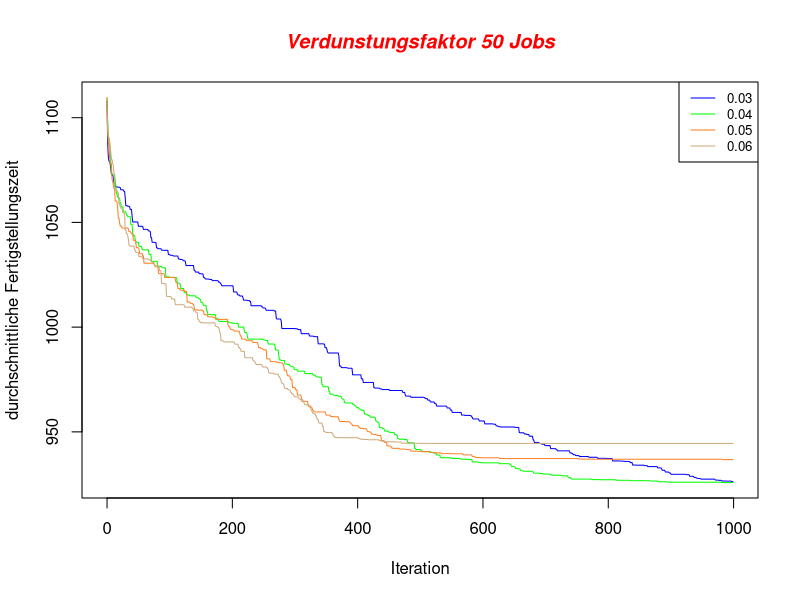
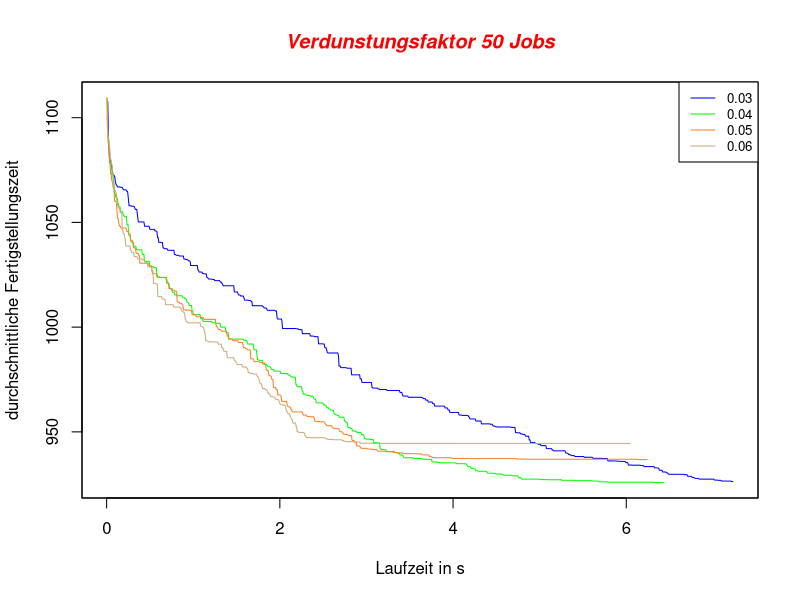

Write R code to recreate these figures, in order.
evaporation003 <- read.csv(file="config_0_mean.csv", header=FALSE, sep=",")
evaporation004 <- read.csv(file="config_1_mean.csv", header=FALSE, sep=",")
evaporation005 <- read.csv(file="config_2_mean.csv", header=FALSE, sep=",")
evaporation006 <- read.csv(file="config_3_mean.csv", header=FALSE, sep=",")

iteration <- c(evaporation003[1]$V1)

jpeg('result_time_mean_iteration.jpg')
yrange <- range(evaporation003[2]$V2, 
    evaporation004[2]$V2, 
    evaporation005[2]$V2, 
    evaporation006[2]$V2)

xrange <- range(evaporation003[3]$V3, 
    evaporation004[3]$V3, 
    evaporation005[3]$V3, 
    evaporation006[3]$V3)

plot(iteration, evaporation003[2]$V2, type="l", ylim=yrange, col="blue", ann=FALSE)
lines(iteration, evaporation004[2]$V2, type="l", col="green")
lines(iteration, evaporation005[2]$V2, type="l", col="chocolate1")
lines(iteration, evaporation006[2]$V2, type="l", col="burlywood3")

title(main='Verdunstungsfaktor 50 Jobs', col.main="red", font.main=4)
title(xlab='Iteration')
title(ylab='durchschnittliche Fertigstellungszeit')
legend("topright", legend=c("0.03", "0.04", "0.05", "0.06"), 
    col=c("blue", "green", "chocolate1", "burlywood3"),
    lty=1:1, cex=0.8)

jpeg('result_time_mean_calculationtime.jpg')
plot(evaporation003[3]$V3, evaporation003[2]$V2, type="l", ylim=yrange, xlim=xrange, col="blue", ann=FALSE)
lines(evaporation004[3]$V3, evaporation004[2]$V2, type="l", col="green")
lines(evaporation005[3]$V3, evaporation005[2]$V2, type="l", col="chocolate1")
lines(evaporation006[3]$V3, evaporation006[2]$V2, type="l", col="burlywood3")

box()

title(main='Verdunstungsfaktor 50 Jobs', col.main="red", font.main=4)
title(xlab='Laufzeit in s')
title(ylab='durchschnittliche Fertigstellungszeit')
legend("topright", legend=c("0.03", "0.04", "0.05", "0.06"), 
    col=c("blue", "green", "chocolate1", "burlywood3"),
    lty=1:1, cex=0.8)